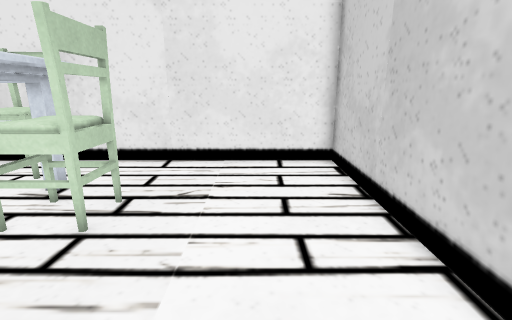
[1] (above)

12 first-person views from a walk through a 3-D level made in the Unity game engine. The camera is 1.3 m above the floor, tilts 14° down and sees 85° across. The floor is counted in squares, 0.5 m on a side. Each view is taken from the middle of a square. On the plan, view 1 faces up. The plan holds only what a view shows up to about 19 squares ahead; the rest is blank. The place goes on beyond the plan.

[2]
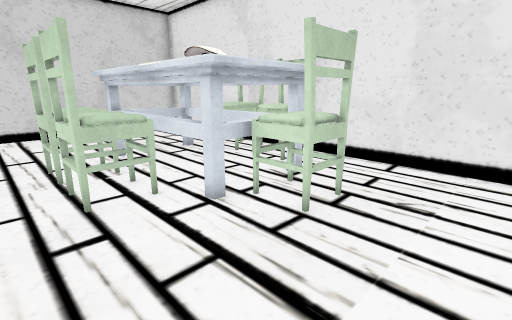

[3]
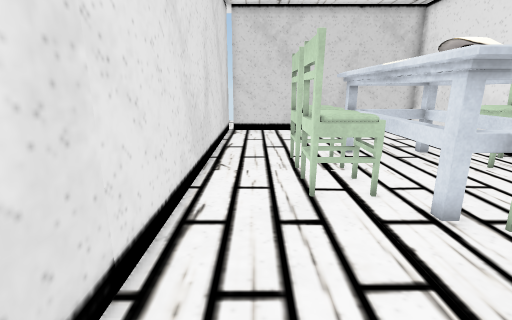

[4]
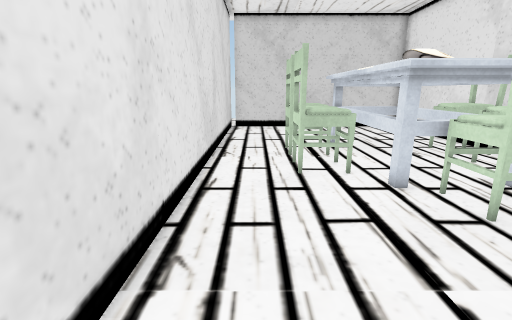

[5]
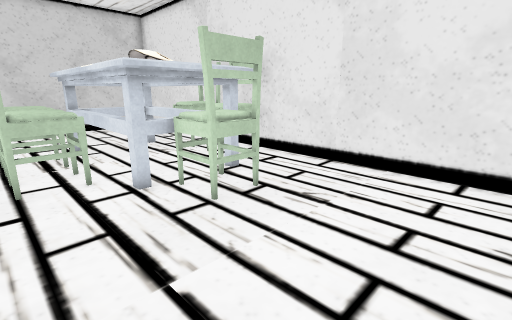

[6]
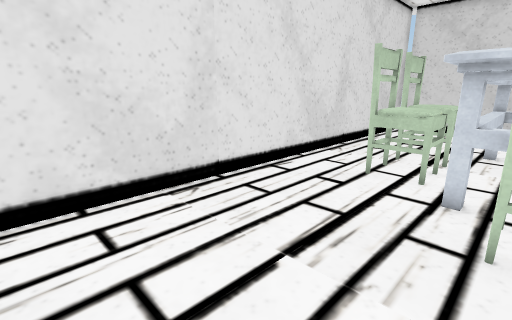

[7]
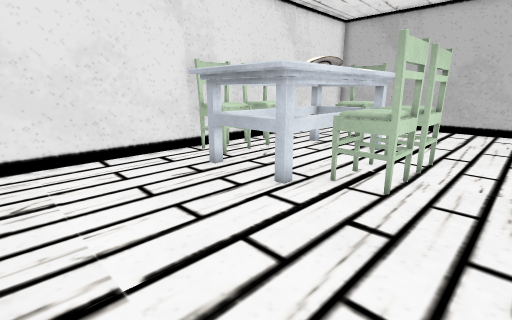

[8]
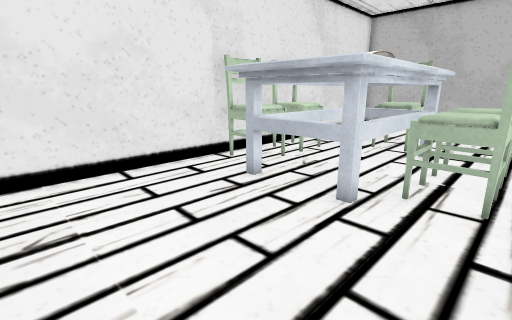

[9]
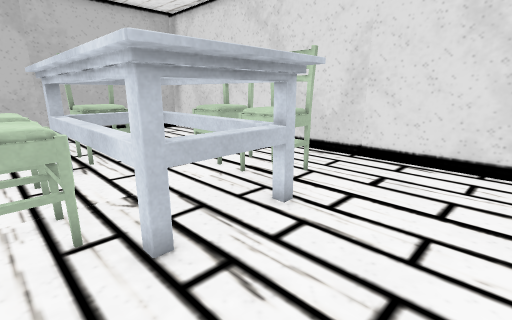

[10]
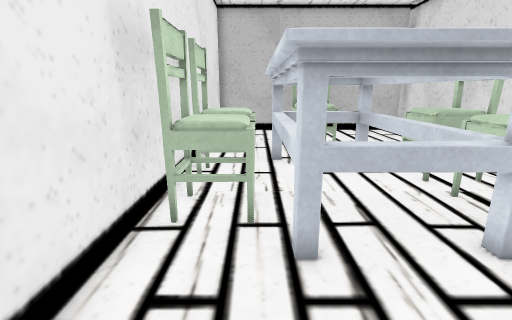

[11]
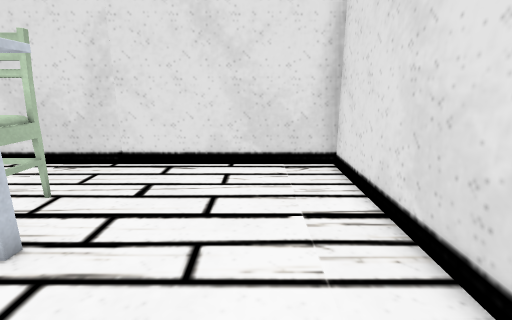

[12]
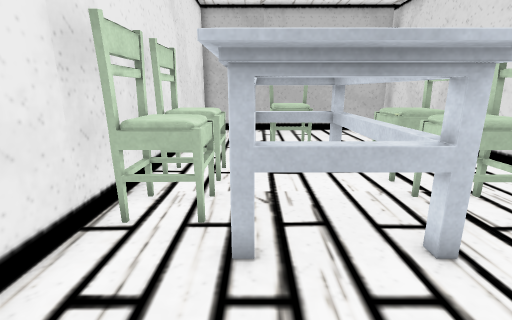

### Floor plan
Points are (right, up) in squares from view 1. A wall is a line through its corners. A room is listed if a view was taken in it or the views show most of it. See-through windows are left out.
Room 1 (views 1, 2, 3, 4, 5, 6)
walls: (-6.5, -1.8) (3.5, -1.8); (2.9, -1.6) (2.9, 10.4) (-4.6, 10.4)
ways out: opening at (-6, -0.5) to room 2; opening at (-4, 9) to room 2
objects: other object (-13, 1) to (-3, 10)
Room 2 (views 7, 8, 9, 10, 11, 12)
walls: (-11.4, 10.4) (-18.8, 10.4) (-18.8, -1.5); (-19, -1.8) (-6.5, -1.8); (-4.6, 10.4) (-9.6, 10.4)
ways out: opening at (-6, -0.5) to room 1; opening at (-4, 9) to room 1

Positions as (right, up) in squares from view 1, and headings:
1: (0, 0), facing up
2: (0, 0), facing up-left
3: (0, 0), facing left
4: (2, 0), facing left
5: (2, 1), facing up-left
6: (2, 5), facing down-left
7: (-18, -1), facing up-right
8: (-18, 1), facing up-right
9: (-16, 9), facing down-right
10: (-16, 8), facing right
11: (-16, 8), facing down
12: (-16, 7), facing right
